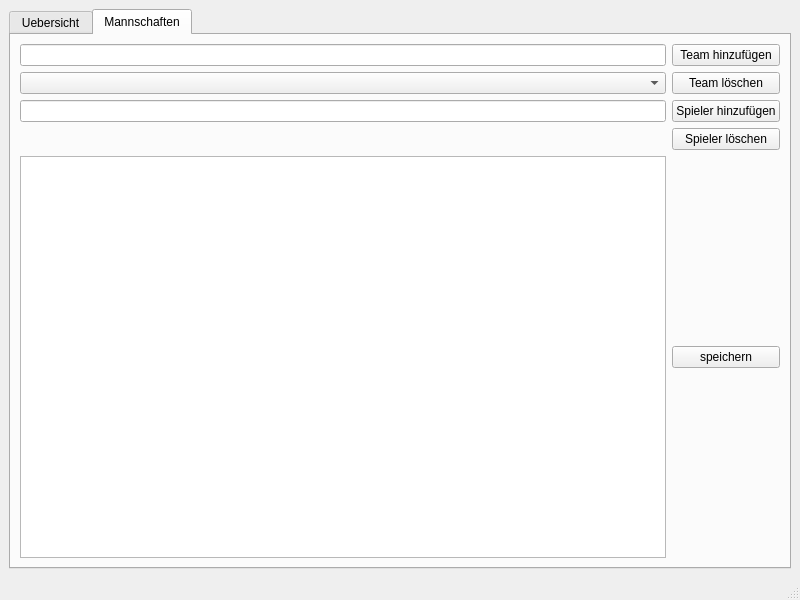
<?xml version="1.0" encoding="UTF-8"?>
<ui version="4.0">
 <class>MainWindow</class>
 <widget class="QMainWindow" name="MainWindow">
  <property name="geometry">
   <rect>
    <x>0</x>
    <y>0</y>
    <width>800</width>
    <height>600</height>
   </rect>
  </property>
  <property name="windowTitle">
   <string>MainWindow</string>
  </property>
  <widget class="QWidget" name="centralwidget">
   <layout class="QGridLayout" name="gridLayout">
    <item row="0" column="0">
     <widget class="QTabWidget" name="tabWidget">
      <property name="toolTip">
       <string>&lt;html&gt;&lt;head/&gt;&lt;body&gt;&lt;p&gt;&lt;br/&gt;&lt;/p&gt;&lt;p&gt;&lt;br/&gt;&lt;/p&gt;&lt;/body&gt;&lt;/html&gt;</string>
      </property>
      <property name="currentIndex">
       <number>1</number>
      </property>
      <widget class="QWidget" name="tab_2">
       <attribute name="title">
        <string>Uebersicht</string>
       </attribute>
      </widget>
      <widget class="QWidget" name="tab">
       <attribute name="title">
        <string>Mannschaften</string>
       </attribute>
       <layout class="QGridLayout" name="gridLayout_2">
        <item row="2" column="0">
         <widget class="QLineEdit" name="teamsline"/>
        </item>
        <item row="4" column="0">
         <widget class="QListWidget" name="playerlist"/>
        </item>
        <item row="1" column="0">
         <widget class="QComboBox" name="teambox"/>
        </item>
        <item row="1" column="1">
         <widget class="QPushButton" name="btndeleteteam">
          <property name="text">
           <string>Team löschen</string>
          </property>
         </widget>
        </item>
        <item row="4" column="1">
         <widget class="QPushButton" name="btnsave">
          <property name="text">
           <string>speichern</string>
          </property>
         </widget>
        </item>
        <item row="2" column="1">
         <widget class="QPushButton" name="btnaddplayer">
          <property name="text">
           <string>Spieler hinzufügen</string>
          </property>
         </widget>
        </item>
        <item row="0" column="1">
         <widget class="QPushButton" name="btnnewteam">
          <property name="text">
           <string>Team hinzufügen</string>
          </property>
         </widget>
        </item>
        <item row="0" column="0">
         <widget class="QLineEdit" name="linenewteam"/>
        </item>
        <item row="3" column="1">
         <widget class="QPushButton" name="btndeleteplayer">
          <property name="text">
           <string>Spieler löschen</string>
          </property>
         </widget>
        </item>
       </layout>
      </widget>
     </widget>
    </item>
   </layout>
  </widget>
  <widget class="QMenuBar" name="menubar">
   <property name="geometry">
    <rect>
     <x>0</x>
     <y>0</y>
     <width>800</width>
     <height>21</height>
    </rect>
   </property>
  </widget>
  <widget class="QStatusBar" name="statusbar"/>
 </widget>
 <resources/>
 <connections/>
</ui>
